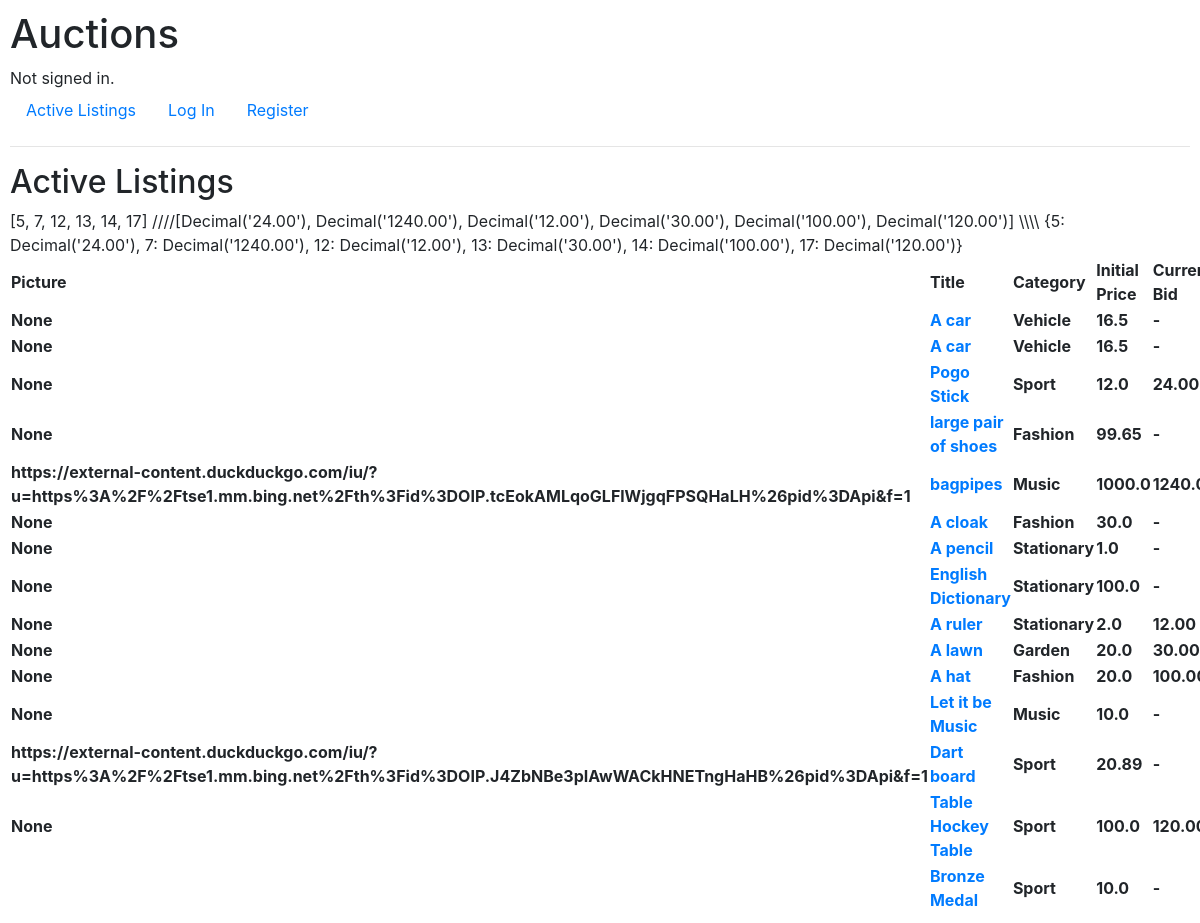
/, run on an earlier commit of the app's database.
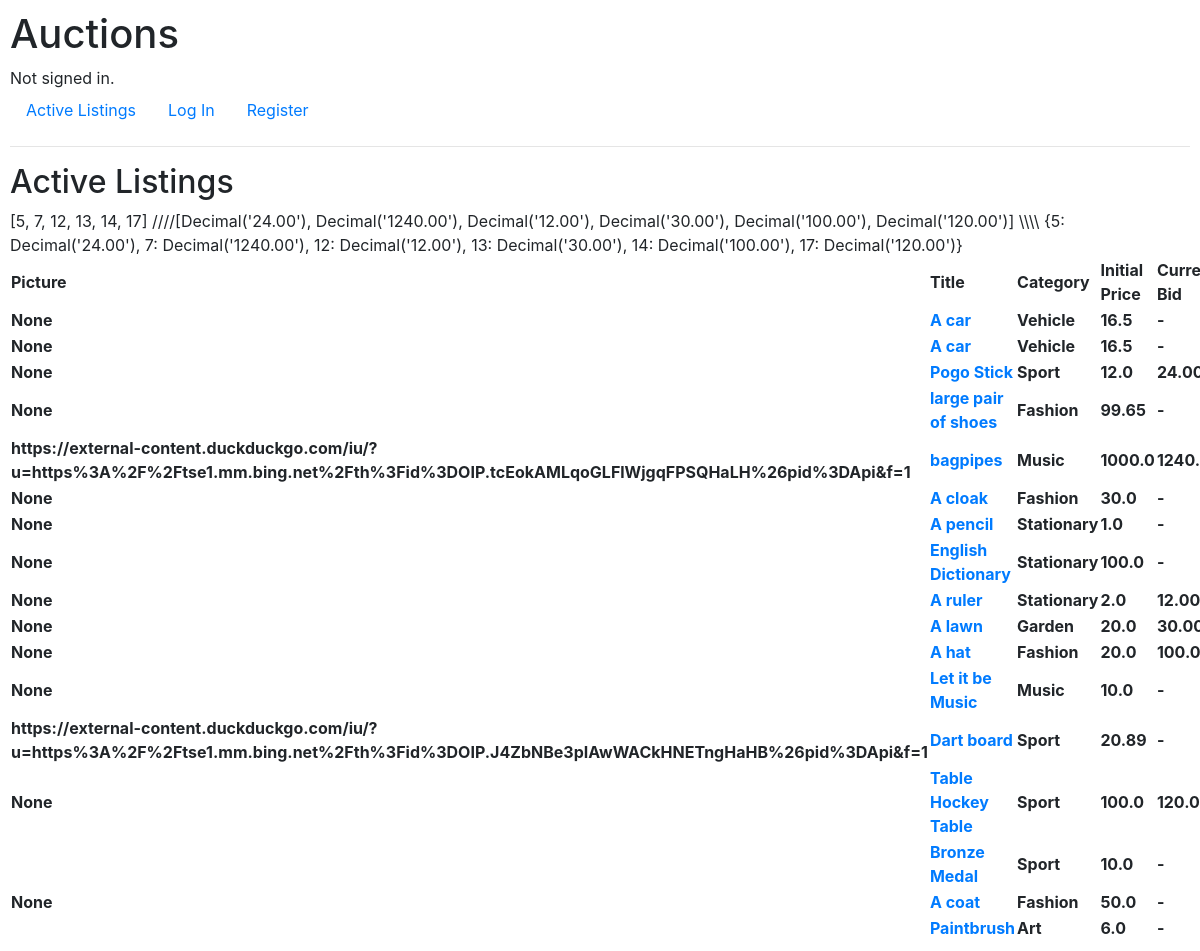
And on a later commit of the database.
### auctions/models.py (models this page shows, shortened)
class Auction_listings(models.Model):
    name = models.CharField(max_length=64)
    body_text = models.TextField()
    init_price = models.FloatField(max_length=16)
    picture = models.URLField(null = True, blank=True)
    category = models.CharField(default= "Fashion", max_length=16)
    status = models.BooleanField(default = True)
    owner = models.ForeignKey(User, on_delete = models.CASCADE, default = 2, related_name="owner")
    winner = models.ForeignKey(User, on_delete = models.CASCADE, blank = True, null = True, related_name="winner")

### auctions/views.py (the view)
# urls.py: path("", views.index, name="index"),
def index(request):
    listings = Auction_listings.objects.all()
    bids = Bids.objects.all().order_by('selling_item_id', '-bid_value') #This bit
    numbers = []
    for bid in bids:
        selling_item_id = bid.selling_item_id
        if selling_item_id not in numbers:
            numbers.append(selling_item_id)
        else:
            pass
    items = []
    for number in numbers:
        a = Auction_listings.objects.get(id = number)
        b = Bids.objects.filter(selling_item = a).order_by('-bid_value')
        c = b[0].bid_value
        items.append(c)
    dictionary = dict(zip(numbers,items))
    '''if Bids.objects.order_by('-bid_value').first() is not None:
        highest_bids_2 = Bids.objects.order_by('-bid_value').first()
        highest_bids = highest_bids_2.bid_value
    else:
        highest_bids = listings.init_price

    if Bids.objects.filter(selling_item = Auction_listings_id).order_by('-bid_value').first() is not None:
        highest_bid_2 = Bids.objects.filter(selling_item = Auction_listings_id).order_by('-bid_value').first()  #if no preexisting need to get starting
        highest_bid = highest_bid_2.bid_value
    else:
        highest_bid = listing.init_price'''
    return render(request, "auctions/index.html", {
        "listings": listings,
        "dictionary":dictionary,
        "numbers": numbers,
        "bids":bids,
        "items":items
    })

### auctions/templatetags/bay_extras.py (called while the page is built)
@register.filter
def lookup(d, key):
    return d[key]

### auctions/templates/auctions/index.html (shortened to what this page needs)
{% extends "auctions/layout.html" %}
{% load bay_extras %}
{% block body %}
    <h2>Active Listings</h2>
    {{numbers}}
    ////{{items}}
    \\\\
    {{dictionary}}
    <table>
        <tr>
            <th>Picture</th>
            <th>Title</th>
            <th>Category</th>
            <th>Initial Price</th>
            <th>Current Bid</th>
        </tr>
            {% for listing in listings %}
                <tr>
                    <th>{{listing.picture}}</th>
                    <th><a href="{% url 'listing' listing.id%}">{{listing.name}}</a></th>
                    <th>{{listing.category}}</th>
                    <th>{{listing.init_price}}</th>
                    <th>{% if listing.id in numbers %}
                        {{dictionary|lookup:listing.id}}
                        {% else %}
                        -
                    {% endif %}</th>
                </tr>
            {% endfor %}
    </table>
{% endblock %}

What changed in the data, as far as the page shows it:
added Auction_listings: picture "None", name "A coat", category "Fashion", init_price "50.0"
added Auction_listings: name "Paintbrush", category "Art", init_price "6.0"
